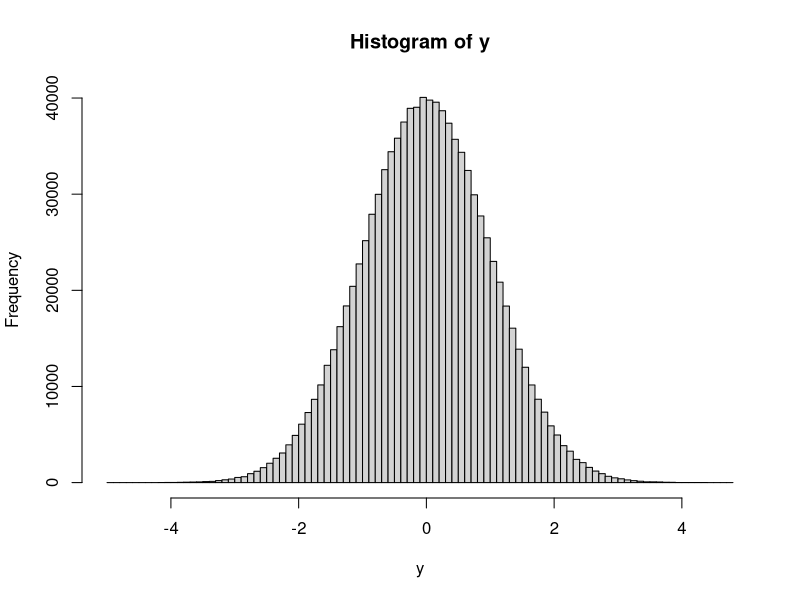
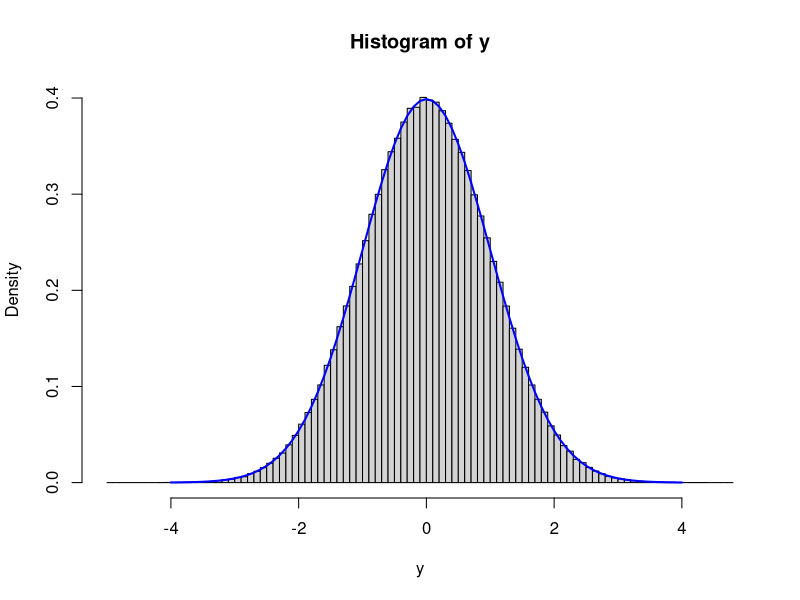
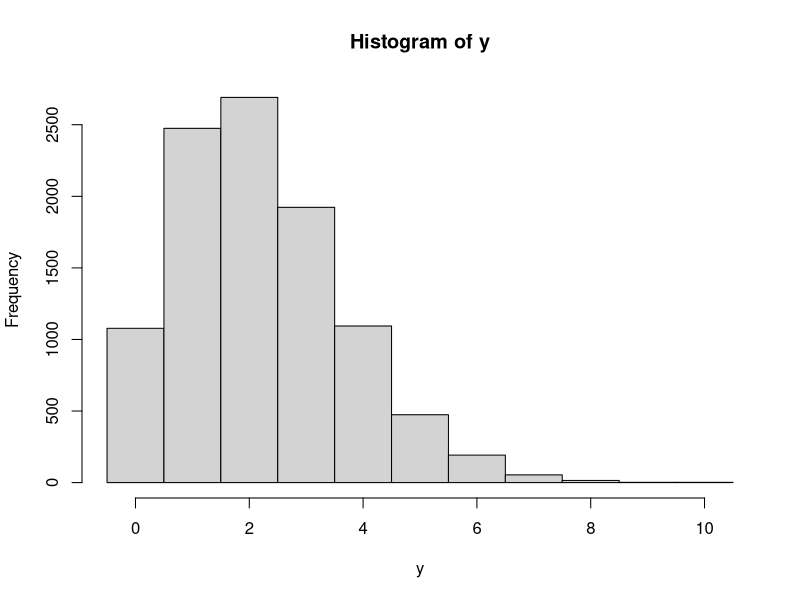
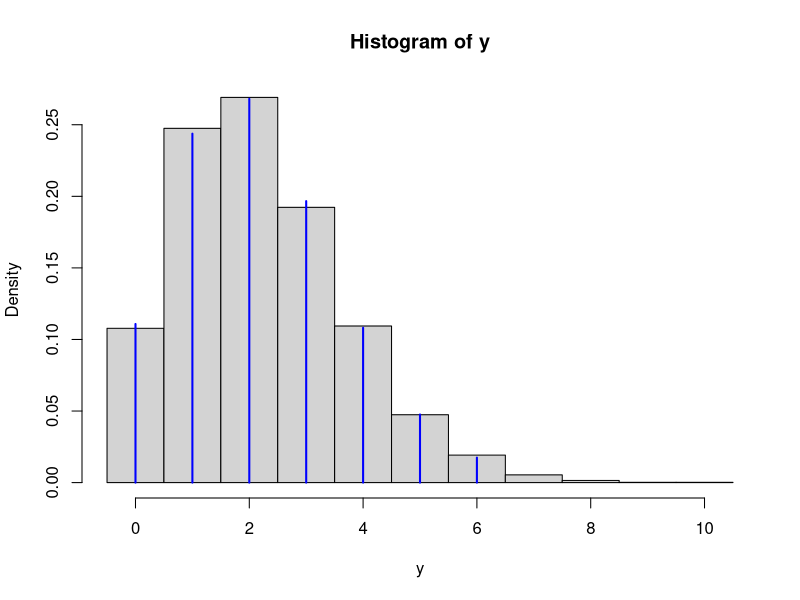
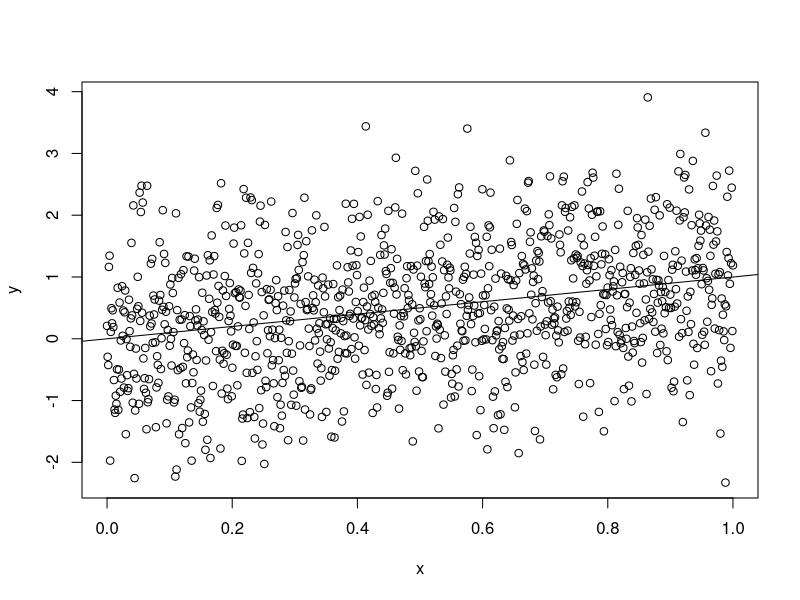
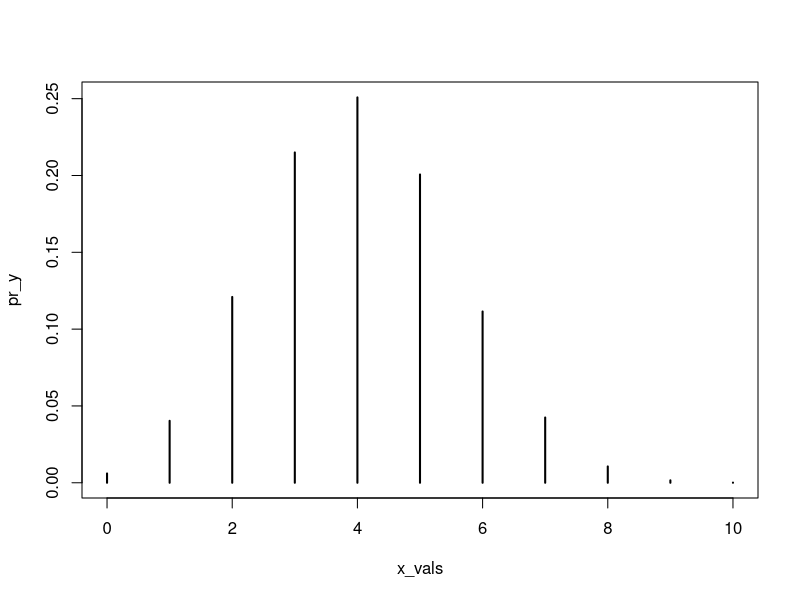

The R source for these figures, in order:
#-------------------------------------------------------------------------------
# First lecture

## Random experiment/random variable

rnorm(n = 1)

# Repeat!

repetitions <- 1000

y <- rnorm(n = repetitions)


# What percentage of values is <= -1 ?
mean(y <= -1)

# What percentage of values is >= 1 ?
mean(y >= 1)

# What percentage of values is in (-1, 1) ?
mean(-1 < y & y < 1)

# each time you run this it will return different values
rnorm(n=1)

# we can run it for 1000 times to see if we get any patterns
y <- rnorm(n=1000)
y

# what percentage of values is <= -1?
sum(y <= -1)/1000 # or like this:
mean(y <= -1)

# what percentage of values is >= 1?
sum(y >= 1)/1000 # or like this:
mean(y >= 1)

# what percentage of values is in (-1, 1)
mean(-1< y & y < 1)

# Now increase the sample size:

repetitions <- 100000
# what percentage of values is <= -1?
sum(y <= -1)/repetitions # or like this:
mean(y <= -1)

# what percentage of values is >= 1?
sum(y >= 1)/repetitions # or like this:
mean(y >= 1)

# what percentage of values is in (-1, 1)
mean(-1< y & y < 1)

# with 68% certainity we know it lies between -1 and 1! to converge to this we 
# need to increase the number of repetitions!


# ------------------------------
# second lecture

##Random experiment/random variables
rnorm(n = 1)

#Repeat
repetitions <- 1000000
y <- rnorm(n = repetitions)
y
hist(y, breaks = 100) ## distribution of y

##overlay probability density function (PDF)
std_norm <- function(y) {
  1/ sqrt(2* pi) * exp(-(y^2 / 2))
}
std_norm(0)
hist(y, freq = FALSE, breaks = 100)

xvals <- seq(-4, to = 4, by = 0.1)
y_den <- std_norm(xvals)
lines(x = xvals, y = y_den, col = "blue", lwd = 2)

xvals # x-values ranging from -4 to 4
y_den # densities corresponding to each x-value

#Built-on R base normal distribution
dnorm(0, mean = )
####Poisson distribution = does not return negative outcome values.
repetitions <- 10000

#Simulate some data
y <- rpois(n = repetitions, lambda = 2.2) # a 100 simulated outcomes
hist(y, breaks = seq(from = 0 - 0.5, to = max(y) + 0.5)) #makes it discrete as it should be

#Overlay the probability distribution ----
d_poisson <- function(y, lambda = 2.2) {
  exp(- lambda) * lambda^y / factorial(y)
}

hist(y, freq= FALSE, breaks = seq(from = 0 - 0.5, to = max(y) + 0.5))
xvals <-0:6
y_den <- d_poisson(xvals)
lines(x = xvals, y = y_den, col = "blue", lwd =2, type = "h")
xvals
y_den

d_poisson(1, lambda = 2.2) # to solve the assignment 1.2 q:3

#built-in base R Poisson function
dpois(1, lambda = 2.2)

##What percentage of values is <= -1?
mean(y <= -1)


##What percentage of values is >= 1?
mean(y >= 1)


##What percentage of values is in (-1, 1)?
mean(-1 < y & y < 1) ## The probability is about 68 percent

##Through this process, we can narrow the range of outcomes down depending on the the values we created.
#Yet there will always be some degrees of uncertainties in our predictions
#but some things might be more likely to occur than others, based on the observations.




#---------------------------------------------------------
#Tutorial lesson 1.1 - 19/04/2023
## Example 1.2

#1) Write code to write the two input a and b?

a <- 4:6 ##Vector
b <- 2 #Scalar

#The summation sign is adding up the intermediate results
##The summation formula
sum(a+b)

#or C++ more complicated way, called "looping"  <- not recommended
seq_along(a)
s <- 0
for (i in seq_along(a)) {
  s <- s + a[i] + b
}
s

# Or this more R compatible way in looping
s <- 0
for (a_i in a) {
  s <- s + a_i + b
}
s

##Example 2.2
p <-8:9
q <- 7
prod(p + q)

#Or this way if the "p" vector has to elements
m <- (p[1] + q) * (p[2] + q)
m


##Write one line of code to compute the scalar product shown in section 5 of the math refresher:
#Use these as inputs
#Example 5

x <- c(1, 3, 2.5, 5, 3)
beta <- c(0.5, 1.3, 0.7, 0.5, 0.1)

##not recommended at all!!!
n <- x[1] * beta[1] + x[2] * beta[2] + x[3] * beta[3]
+ x[4] * beta[4] + x[5] * beta[5]
n

# we can use the looping method instead
for (i in seq_along(x)) {
 xb <- x[i] * beta[i]
}
sum(x * beta)

# or this method but still not recommended!!! 
sum(x * beta)

#preferred solution by "matrix calculation"
x %*% beta
#or transposing the matrix by using the t() function
t(x) %*% beta


##Write a function sq() that takes a single (numeric) input
#and returns the square (of all elements) of the input

sq <- function(x) x^2 
sq(5)

#or for squaring a vector
sq(c(2, 5, 9))

#or
sq <- function(x) {
  out <- x^2
  return(out)
}
sq(5)


##How to do a linear normal DGP (data generating process??
n <- 1000
beta_1 <- 1

#Create x vector in the simulation ....
x <- seq(from = 0, to = 1, length.out = n)
x
#or display x in a data frame where X is the "explanatory variable"
data.frame(x)

#now we want another column to display the "dependent variable" which is a stochastic variable
#The mean is a function of "x" and "beta" and it is fixed.

# Simulation data y ....

#systematic component
xb <- x * beta_1

#stochastic component
y <- rnorm(n = n, mean = xb) ##remember that "rnorm" is a randomly distributed variable

data.frame(x, y) #we computed 1000 means in this case

##scatter plot
plot(x, y)
abline(c(0, beta_1))

#This is the linear regression model, we can repeat it many times to see how the values deviate
lm(y ~ x)


#homework, generalize this to the case where beta <- (beta_1, beta_2)
##such as abline(beta)



# ----------------------------------------------------------------------------
# Second tutorial:

# missing part
d_bionomial <- function(y, N, p){
  choose(N, y) * p^y * (1-p)^(N-y)
}

y_all_female <- 10
y_all_male <- 0

d_bionomial(y_all_female, N=10, p=0.4)
d_bionomial(y_all_male, N=10, p=0.4)


# when you have mutually exclusive outcomes like nbr of females in the cabinet, you 
# can add up the probability of having 0 female, 1 female, 2 females, etc.

Nbr <- 10
prob <- 0.4

y_maj_male <- 0:4
y_maj_female <- 6:10

sum(d_bionomial(y_maj_female, N=Nbr, p=prob))
sum(d_bionomial(y_maj_male, N=Nbr, p=prob))

x_vals <- 0:10
pr_y <- d_bionomial(x_vals, N=Nbr, p=prob)
plot(x= x_vals, y=pr_y, type='h', lwd=2)


# the built-in fuction for bionomial distribution is dbinom

dbinom(x = 3, size = 10, prob = 0.4)


sum(dbinom(x= y_maj_female, size=Nbr, prob = prob))
sum(dbinom(x=y_maj_male, size=Nbr, prob=prob))

# or better still, we are using the cumulative distribution functions:
pbinom(4, size=10, prob =0.4)
pbinom(5, size=10, prob=0.4, lower.tail = FALSE)
